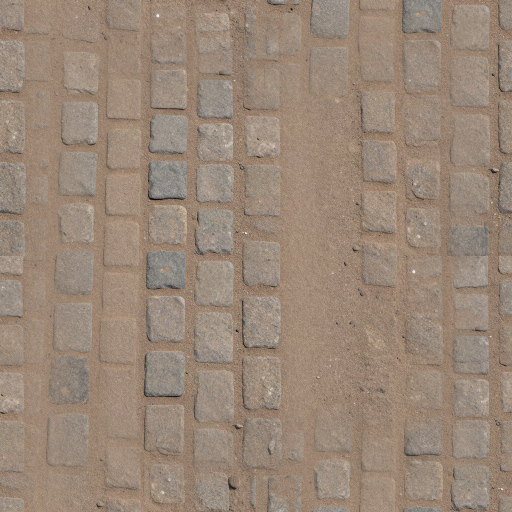
#> input picture arte/estrada.png, 1024 x 1024 px (shown at 1/2 size); the run also reads 1 picture not shown here
$ python estrada_terra.py
#> lines starting #> are read from the running program, lines starting #| are printed output that depends on the picture
# -*- coding: utf-8 -*-
"""Gera arte/estrada_terra.png: estrada de terra batida com manchas de calcamento no meio e
bordas irregulares que se misturam a grama (trecho de 8 m x 12 m que emenda ao repetir).

Uso: python ferramentas/estrada_terra.py [limiar_manchas]
"""
import os
import sys

import numpy as np
from PIL import Image

AQUI = os.path.dirname(os.path.abspath(__file__))
ARTE = os.path.join(os.path.dirname(AQUI), "arte")
ROAD_W = 3.2
PX = 128
Wp, Hp = 8 * PX, 12 * PX


def tile_to(img, size):
#> called with size = 384
    t = img.convert("RGB").resize((size, size), Image.LANCZOS)
#> t: PIL image 384x384 RGB; every value is 255
    out = Image.new("RGB", (Wp, Hp))
#> out: PIL image 1024x1536 RGB; every value is 0
    for y in range(0, Hp, size):
        for x in range(0, Wp, size):
            out.paste(t, (x, y))
#> out: PIL image 1024x1536 RGB; every value is 255
    return np.asarray(out).astype(np.float32)
#> returned value: shape (1536, 1024, 3) float32; every value is 255


def pnoise(cx, cy, seed):
    g = np.random.default_rng(seed).random((cy, cx))
    ys = np.arange(Hp) * cy / Hp
    xs = np.arange(Wp) * cx / Wp
    y0, x0 = ys.astype(int), xs.astype(int)
    fy, fx = ys - y0, xs - x0
    fy, fx = fy * fy * (3 - 2 * fy), fx * fx * (3 - 2 * fx)
    y1, x1 = (y0 + 1) % cy, (x0 + 1) % cx
    a = g[y0][:, x0] * (1 - fx) + g[y0][:, x1] * fx
    b = g[y1][:, x0] * (1 - fx) + g[y1][:, x1] * fx
    return a * (1 - fy)[:, None] + b * fy[:, None]


def main():
    limiar = float(sys.argv[1]) if len(sys.argv) > 1 else 0.86
    terra = tile_to(Image.open(os.path.join(ARTE, "bruto", "terra.png")), 3 * PX)
    pedra = tile_to(Image.open(os.path.join(ARTE, "estrada.png")), 3 * PX)
#> call 2 of tile_to, with size = 384
#> after the loop in tile_to (call 2), `for y in range(0, Hp, size):`:
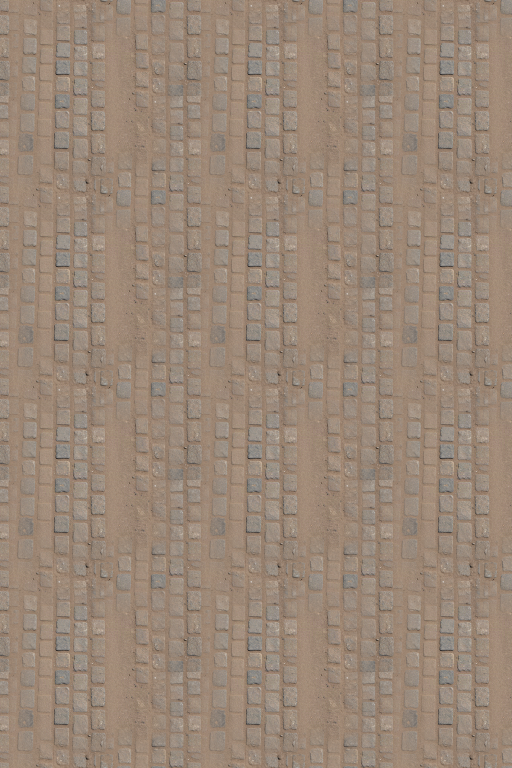
#> out: PIL image 1024x1536 RGB (shown at 1/2 size); mean R, G, B 153.7, 135.2, 119.4
    grama = tile_to(Image.open(os.path.join(ARTE, "grama.png")), 4 * PX)
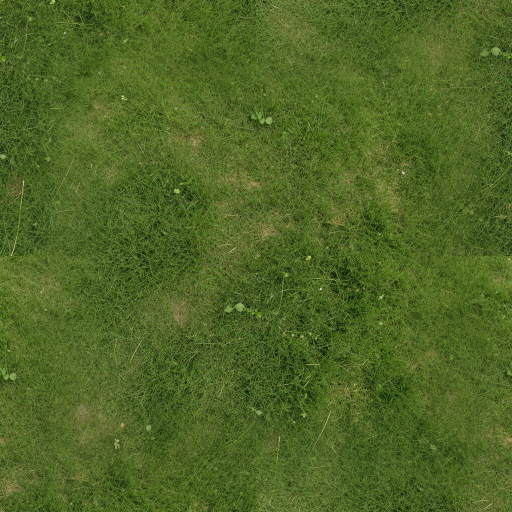
#> input picture arte/grama.png, 1024 x 1024 px (shown at 1/2 size)
#> call 3 of tile_to, with size = 512
#> in tile_to (call 3), `t = img.convert("RGB").resize((size, size), Image.LANCZOS)`:
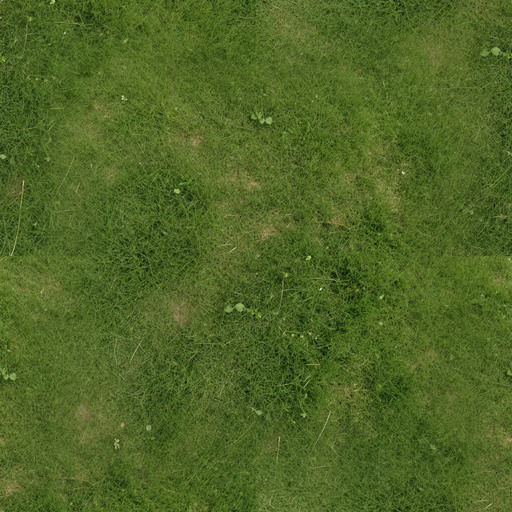
#> t: PIL image 512x512 RGB; mean R, G, B 79.5, 101.7, 37.5
#> after the loop in tile_to (call 3), `for y in range(0, Hp, size):`:
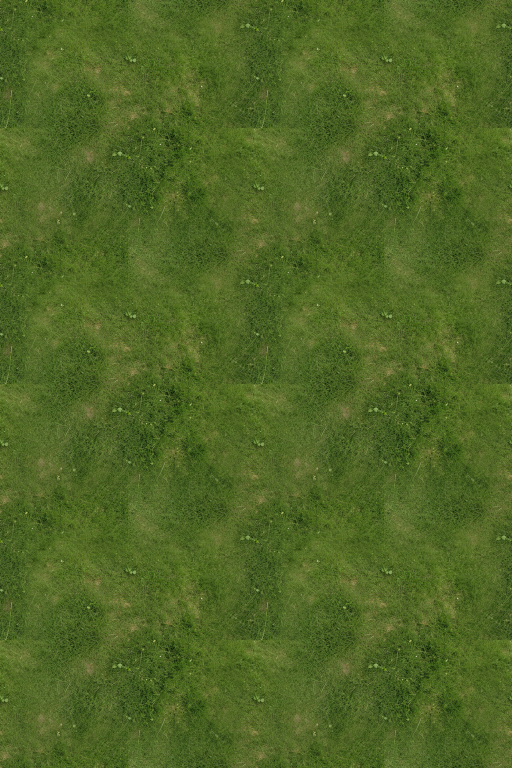
#> out: PIL image 1024x1536 RGB (shown at 1/2 size); mean R, G, B 79.5, 101.7, 37.5
    xm = (np.arange(Wp) / PX - 4.0)[None, :]
    n1 = pnoise(4, 6, 1) * 0.6 + pnoise(16, 24, 2) * 0.3 + pnoise(48, 72, 3) * 0.1
    # manchas de calcamento: blocos irregulares no centro, separados por terra
    n2 = pnoise(3, 4, 4) * 0.55 + pnoise(8, 10, 5) * 0.30 + pnoise(24, 36, 6) * 0.15
    centro = np.exp(-(xm / 1.5) ** 2)
    m_pedra = np.clip((n2 * 1.0 + centro * 0.45 - limiar) / 0.05, 0, 1)
    col = terra * (0.82 + 0.34 * n1[..., None])
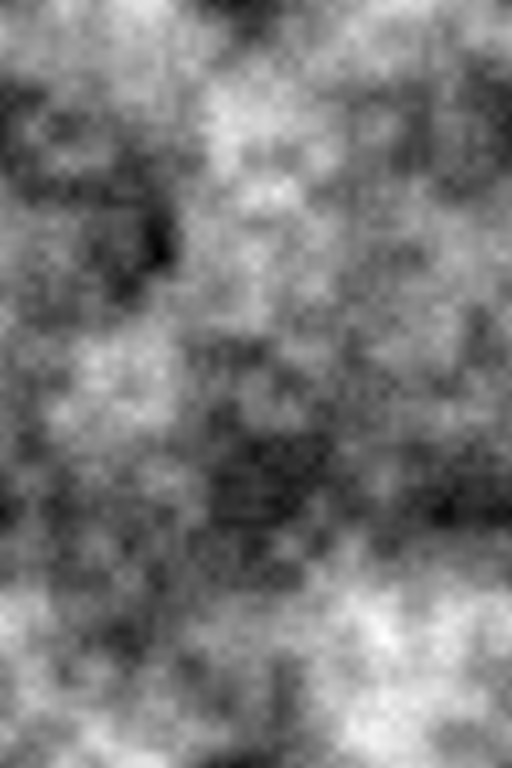
#> col: shape (1536, 1024, 3) float64 (shown at 1/2 size); min 218.2, max 288.2, mean 251.8; drawn with min black and max white
    # calcamento meio afundado: bordas da mancha somem sob a terra
    col = col * (1 - m_pedra[..., None]) + pedra * 0.9 * m_pedra[..., None]
    borda_d = ROAD_W + (pnoise(1, 4, 7) - 0.5) * 1.2 + (pnoise(1, 24, 8) - 0.5) * 0.5
    borda_e = ROAD_W + (pnoise(1, 4, 9) - 0.5) * 1.2 + (pnoise(1, 24, 10) - 0.5) * 0.5
    d = np.where(xm >= 0, borda_d - xm, borda_e + xm)
    fino = pnoise(64, 96, 11)
    m_grama = np.clip((-d + (fino - 0.5) * 0.9) / 0.35 + 0.5, 0, 1)
    col = col * (1 - m_grama[..., None]) + grama * 0.75 * m_grama[..., None]
    col *= (1 - 0.18 * np.clip(1 - np.abs(d) / 0.6, 0, 1))[..., None]
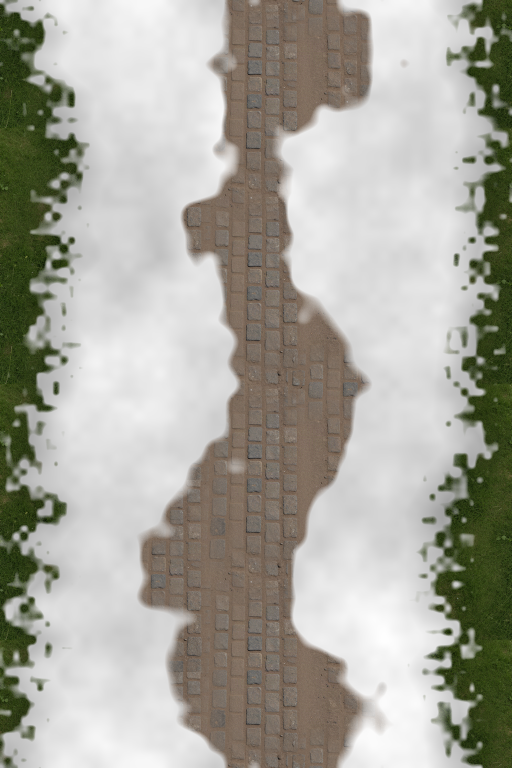
#> col: shape (1536, 1024, 3) float64 (shown at 1/2 size); mean of channels 0, 1, 2 190.7, 189.1, 178.7; drawn with min black and max white
    alpha = np.clip((d + 1.6) / 0.5, 0, 1)
    rgba = np.dstack([np.clip(col, 0, 255), alpha * 255]).astype(np.uint8)
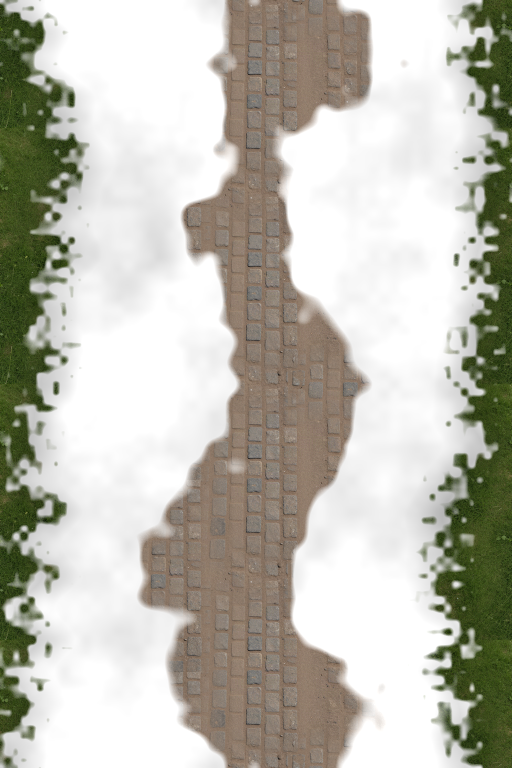
#> rgba: shape (1536, 1024, 4) (shown at 1/2 size); mean of channels 0, 1, 2, 3 188.5, 186.9, 176.5, 255; transparent parts drawn white
    Image.fromarray(rgba, "RGBA").save(os.path.join(ARTE, "estrada_terra.png"))
    print("ok, calcamento em %.0f%% da faixa" % (100 * (m_pedra > 0.5).mean()))


if __name__ == "__main__":
    main()
